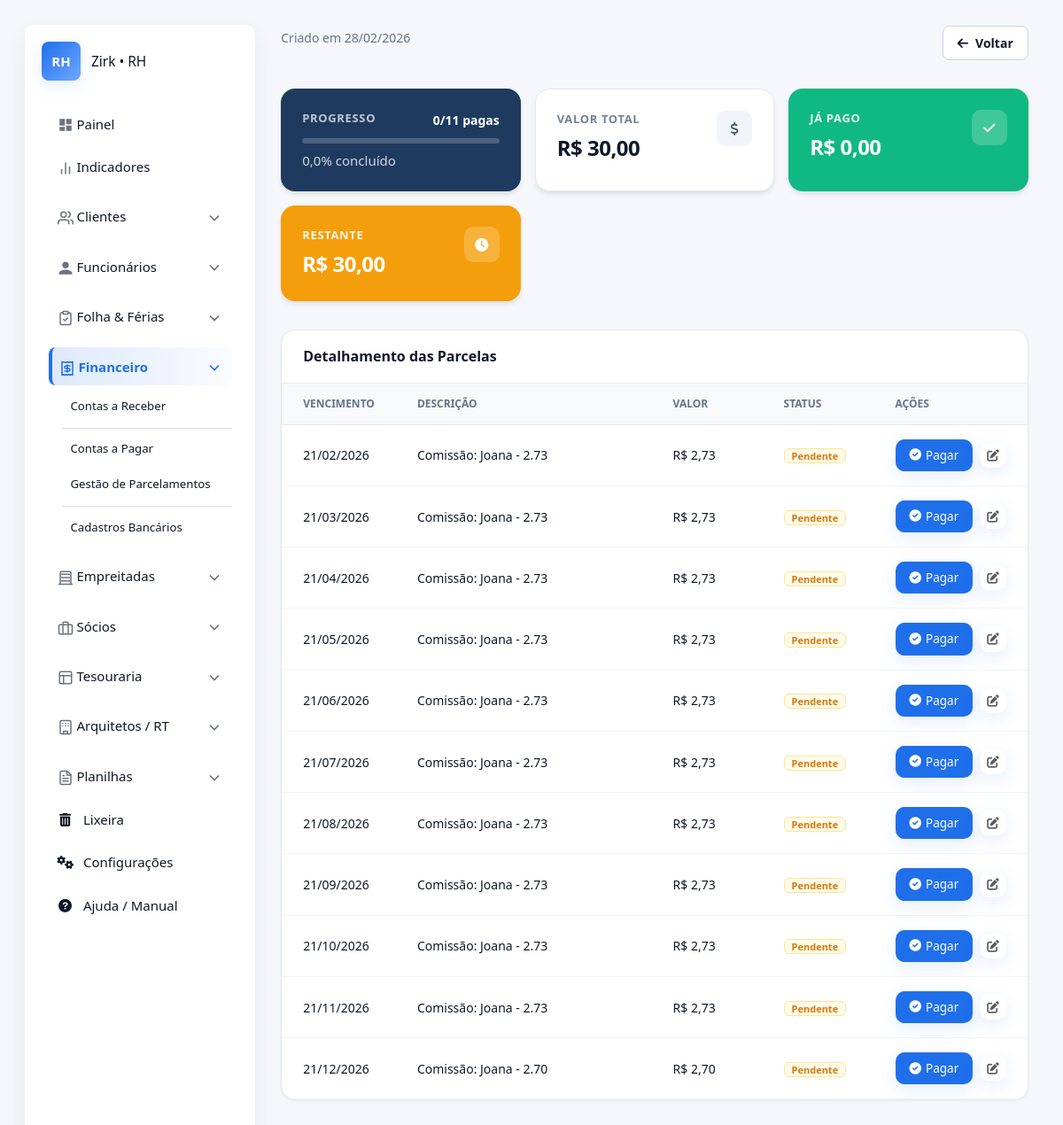
Page /pagar/parcelamentos/2/ (signed in) on the committed database.
### apps/financeiro/pagar/models.py (models this page shows, shortened)
class ParcelamentoPagar(SoftDeleteMixin):
    descricao = models.CharField(max_length=255, verbose_name="Descrição do Parcelamento")
    data_criacao = models.DateTimeField(auto_now_add=True, verbose_name="Criado em")
    valor_total_original = models.DecimalField(max_digits=12, decimal_places=2, default=Decimal('0.00'))
    qtd_parcelas = models.IntegerField(default=1)
    class Meta:
        verbose_name = "Parcelamento (A Pagar)"
        verbose_name_plural = "Gestão de Parcelamentos"
        ordering = ['-data_criacao']
    def get_related_objects(self):
        parcelas = []
        modelos_filhos = [
            'parcelas_boleto', 'parcelas_gastogeral', 'parcelas_cheque',
            'parcelas_faturacartao', 'parcelas_gastoveiculoconsorcio',
            'parcelas_gastocontabilidade', 'parcelas_gastoimovel',
            'parcelas_gastoutilidade', 'parcelas_gastogasolina',
            'parcelas_comissaoarquiteto', 'parcelas_gastoalmoco'
        ]
        for related in modelos_filhos:
            if hasattr(self, related):
                manager = getattr(self, related)
                parcelas.extend(list(manager.filter(is_deleted=False)))
        parcelas.sort(key=lambda x: x.data_vencimento if hasattr(x, 'data_vencimento') else x.data_gasto)
        return parcelas
    @property
    def resumo(self):
        parcelas = self.get_related_objects()
        total_obj = len(parcelas)
        if total_obj == 0:
            return {'pendente': 0, 'pago': 0, 'progresso': 0, 'valor_pago': 0, 'valor_aberto': 0}
        pagas = [p for p in parcelas if p.status in ['Pago', 'Recebido', 'PG', 'COM']]
        qtd_pagas = len(pagas)
        valor_pago = sum([p.get_valor_consolidado() for p in pagas])
        valor_total_atual = sum([p.get_valor_consolidado() for p in parcelas])
        valor_aberto = valor_total_atual - valor_pago
        progresso = (qtd_pagas / total_obj) * 100
        return {
            'total_parcelas': total_obj,
            'qtd_pagas': qtd_pagas,
            'qtd_pendentes': total_obj - qtd_pagas,
            'progresso': round(progresso, 1),
            'valor_pago': valor_pago,
            'valor_aberto': valor_aberto,
            'valor_total_atual': valor_total_atual
        }

class ComissaoArquiteto(SoftDeleteMixin):
    arquiteto = models.ForeignKey(Arquiteta, on_delete=models.PROTECT, verbose_name="Arquiteta")
    data_vencimento = models.DateField(verbose_name="Data de Vencimento / Previsão")
    data_pagamento = models.DateField(null=True, blank=True, verbose_name="Data do Pagamento Real")
    valor_comissao = models.DecimalField(max_digits=10, decimal_places=2, verbose_name="Valor da Comissão")
    valor_pago = models.DecimalField(max_digits=10, decimal_places=2, null=True, blank=True, verbose_name="Valor Pago Real")
    observacoes = models.TextField(null=True, blank=True, verbose_name="Observações")
    forma_pagamento = models.CharField(max_length=20, choices=FormaPagamento.choices, default=FormaPagamento.PIX, verbose_name="Forma de Pagamento")
    status = models.CharField('Status', max_length=20, choices=StatusPagamento.choices, default=StatusPagamento.PENDENTE)
    parcelamento = models.ForeignKey(
        ParcelamentoPagar,
        on_delete=models.CASCADE, # Se apagar o pai, apaga as parcelas (ou use PROTECT/SET_NULL conforme regra)
        null=True,
        blank=True,
        related_name='parcelas_%(class)s', # Ex: parcelas_boleto, parcelas_cheque
        verbose_name="Vínculo de Parcelamento"
    )
    banco_origem = models.ForeignKey(
        'receber.Banco',
        on_delete=models.SET_NULL,
        null=True,
        blank=True,
        verbose_name="Conta de Saída"
    )
    movimento_banco = models.OneToOneField(
        'receber.MovimentoBanco',
        on_delete=models.SET_NULL,
        null=True,
        blank=True,
        related_name='comissao_arquiteto_origem'
    )
    movimento_caixa = models.OneToOneField(
        'receber.CaixaDiario',
        on_delete=models.PROTECT, # Alterado para PROTECT
        null=True,
        blank=True,
        related_name='comissao_arquiteto_origem'
    )
    contrato_rt = models.ForeignKey(
        'comissionamento.ContratoRT',
        on_delete=models.PROTECT, # Alterado para PROTECT
        null=True,
        blank=True,
        related_name='comissoes_pagar',
        verbose_name="Contrato RT Vinculado"
    )
    class Meta:
        verbose_name = "Comissão de Arquiteto"
        verbose_name_plural = "Comissões de Arquitetos"
    def __str__(self):
        return f"Comissão: {self.arquiteto} - {self.valor_comissao}"
    def get_valor_consolidado(self):
        if self.status in [StatusPagamento.PAGO, 'Pago'] and self.valor_pago:
            return self.valor_pago
        return self.valor_comissao
    def get_data_consolidada(self):
        return self.data_vencimento
    def get_tipo_classe(self): return self.__class__.__name__

### apps/comissionamento/models.py (models this page shows)
class Arquiteta(SoftDeleteMixin):
    nome = models.CharField(max_length=150)
    cpf = models.CharField(max_length=14, unique=True, null=True, blank=True)
    banco = models.CharField(max_length=50, verbose_name="Banco de Pagamento")
    agencia = models.CharField(max_length=20, verbose_name="Agência")
    conta = models.CharField(max_length=50, verbose_name="Conta Bancária")
    class Meta:
        verbose_name = "Arquiteta"
        verbose_name_plural = "Arquitetas"
    def __str__(self):
        return self.nome

### apps/financeiro/pagar/views.py (the view)
# urls.py: path('parcelamentos/<int:pk>/', views.parcelamento_detail, name='parcelamento_detail'),
@login_required
def parcelamento_detail(request, pk):
    parcelamento = get_object_or_404(ParcelamentoPagar, pk=pk)
    resumo = parcelamento.resumo
    lista_parcelas = parcelamento.get_related_objects()
    return render(request, 'core/financeiro/pagar/parcelamento_detail.html', {
        'parcelamento': parcelamento,
        'resumo': resumo,
        'lista_parcelas': lista_parcelas
    })

### apps/configuracoes/context_processors.py (called while the page is built)
def configuracoes_globais(request):
    return {}

### apps/configuracoes/mixin.py (called while the page is built)
    def get_queryset(self):
        return super().get_queryset().filter(is_deleted=False)

### apps/ferias/service.py (called while the page is built, shortened)
def gerar_novo_periodo_aquisitivo(funcionario):
    if getattr(funcionario, 'is_deleted', False):
        return None
    if not hasattr(funcionario, 'dados_trabalhistas'):
        return None
    dados = funcionario.dados_trabalhistas
    data_admissao = dados.data_admissao_marcenaria or dados.data_admissao_contabilidade
    if not data_admissao:
        return None
    ultimo_periodo = funcionario.periodos_aquisitivos.order_by('-data_fim').first()
    hoje = timezone.now().date()
    data_limite_retroativa = hoje - relativedelta(years=2)
    data_inicio_calculada = None
    if not ultimo_periodo:
        data_inicio_calculada = data_admissao
    else:
        if ultimo_periodo.data_fim >= hoje:
            return None  # Período atual ainda está vigente
        data_inicio_calculada = ultimo_periodo.data_fim + timedelta(days=1)

def atualizar_todos_periodos():
    funcionarios = Funcionario.objects.all() # O SoftDeleteMixin já deve filtrar os deletados
    for func in funcionarios:
        if getattr(func, 'is_deleted', False):
            continue
        gerar_novo_periodo_aquisitivo(func)

### templates/core/financeiro/pagar/parcelamento_detail.html (shortened to what this page needs)
{% extends "core/base.html" %}
{% load static %}
{% block content %}
<div class="dash-container">
    <div class="dash-header">
        <div>
            <p class="dash-subtitle">Criado em {{ parcelamento.data_criacao|date:"d/m/Y" }}</p>
        </div>
        <div>
            <a href="{% url 'pagar:pagar_list' %}" class="btn-ghost">
                <i class="fas fa-arrow-left"></i> Voltar
            </a>
        </div>
    </div>
    <div class="top-stats-grid">
        <div class="top-card bg-blue-original" style="flex-direction: column; justify-content: center;">
            <div style="width: 100%; display: flex; justify-content: space-between; align-items: center; margin-bottom: 8px;">
                <span class="top-label" style="color: rgba(255,255,255,0.8);">Progresso</span>
                <span style="font-weight: 700; font-size: 14px;">{{ resumo.qtd_pagas }}/{{ resumo.total_parcelas }} pagas</span>
            </div>
            <div class="progress" style="width: 100%; height: 6px; background: rgba(255,255,255,0.2); border-radius: 99px; overflow: hidden;">
            </div>
            <div class="top-sub" style="color: rgba(255,255,255,0.8); margin-top: 8px;">
                {{ resumo.progresso }}% concluído
            </div>
        </div>
        <div class="top-card bg-white-card">
            <div>
                <div class="top-label" style="color: var(--slate-500);">Valor Total</div>
                <div class="top-value">R$ {{ resumo.valor_total_atual|floatformat:"2g" }}</div>
            </div>
            <div class="top-icon" style="background: var(--slate-100); color: var(--slate-600);">
                <i class="fas fa-dollar-sign"></i>
            </div>
        </div>
        <div class="top-card bg-green-original">
            <div>
                <div class="top-label">Já Pago</div>
                <div class="top-value">R$ {{ resumo.valor_pago|floatformat:"2g" }}</div>
            </div>
            <div class="top-icon" style="background: rgba(255,255,255,0.2);">
                <i class="fas fa-check"></i>
            </div>
        </div>
        <div class="top-card bg-orange-original">
            <div>
                <div class="top-label">Restante</div>
                <div class="top-value">R$ {{ resumo.valor_aberto|floatformat:"2g" }}</div>
            </div>
            <div class="top-icon" style="background: rgba(255,255,255,0.2);">
                <i class="fas fa-clock"></i>
            </div>
        </div>
    </div>
    <div class="standard-card">
        <div style="padding: 20px 24px; border-bottom: 1px solid var(--slate-200);">
            <h2 style="font-size: 16px; font-weight: 700; color: var(--slate-900); margin: 0;">Detalhamento das Parcelas</h2>
        </div>
        <div class="table-responsive">
            <table class="rh-table">
                <thead>
                    <tr>
                        <th width="15%">Vencimento</th>
                        <th width="35%">Descrição</th>
                        <th width="15%">Valor</th>
                        <th width="15%">Status</th>
                        <th width="10%">Ações</th>
                    </tr>
                </thead>
                <tbody>
        {% for p in lista_parcelas %}
            <tr>
                <td>{{ p.get_data_consolidada|date:"d/m/Y" }}</td>
                <td>{{ p }}</td>
                <td>R$ {{ p.get_valor_consolidado }}</td>
                <td>
                    {% if p.status == 'Pago' or p.status == 'PG' or p.status == 'Recebido' %}
                        <span class="badge st-pago">Pago</span>
                    {% else %}
                        <span class="badge st-pendente">Pendente</span>
                    {% endif %}
                </td>
                <td>
                    <div class="action-buttons">
                        {% if p.status != 'Pago' and p.status != 'PG' and p.status != 'Recebido' %}
                            <button onclick="openRemoteModal('{% url 'pagar:confirmar_pagamento' p.pk %}?tipo={{ p.get_tipo_classe }}')"
                               class="btn btn-sm btn-success text-white"
                               style="display: inline-flex; align-items: center; gap: 5px; font-weight: 500;"
                               title="Realizar Pagamento">
                               <i class="fas fa-check-circle"></i> Pagar
                            </button>
                        {% endif %}
                        <button onclick="openRemoteModal('{% url 'pagar:pagar_edit' p.pk %}?tipo={{ p.get_tipo_classe }}')"
                           class="btn btn-sm btn-link text-muted"
                           style="padding: 4px 8px; border: none; background: none; cursor: pointer;"
                           title="Editar Parcela">
                           <i class="fas fa-edit"></i>
                        </button>
                    </div>
                </td>
            </tr>
        {% endfor %}
        </tbody>
            </table>
        </div>
    </div>
</div>
{% endblock %}

### static/core/css/style.css (style rules this page uses)
:root { --bg: #f5f7fb; --surface: #ffffff; --surface-secondary: #f7faff; --text: #111827; --text-secondary: #4b5563; --muted: #6b7280; --primary: #1f6feb; --primary-hover: #1a5dbd; --accent: #13a38c; --danger: #e5544b; --border-color: #e5e7eb; --input-bg: #fbfcfe; --input-border: #e7edf8; --table-header-bg: #f4f4f4; --table-row-hover: #f9f9f9; --nav-hover: #F3F6FB; --shadow-color: rgba(15, 23, 42, 0.06); --shadow-primary: rgba(31, 111, 235, 0.12); --radius: 10px; --gap: 18px; font-family: Inter, system-ui, -apple-system, "Segoe UI", Roboto, "Helvetica Neue", Arial; font-size: 15px; }
* { box-sizing: border-box; }
html, body { height: 100%; margin: 0; background: var(--bg); color: var(--text); -webkit-font-smoothing: antialiased; }
a:not(.btn), a:not(.btn):link, a:not(.btn):visited, a:not(.btn):hover, a:not(.btn):active, a:not(.btn):focus { text-decoration: none !important; color: inherit !important; }
button { font: inherit; }
.btn { background: var(--primary); color: white; border: 0; padding: 8px 16px; cursor: pointer; font-weight: 600; font-size: 0.9rem; border-radius: var(--radius); box-shadow: 0 6px 20px var(--shadow-primary); transition: all 0.2s ease; }
table { width: 100%; border-collapse: collapse; font-size: 0.95rem; }
thead th { text-align: left; padding: 10px 8px; color: var(--muted); font-weight: 700; border-bottom: 1px solid var(--border-color); }
th, td { padding: 12px 20px; text-align: left; border-bottom: 1px solid var(--border-color); color: var(--text); }
th { background-color: var(--table-header-bg); }

### rows in the picture
ParcelamentoPagar: data_criacao "28/02/2026"
ComissaoArquiteto: get_data_consolidada "21/02/2026", arquiteto+valor_comissao "Comissão: Joana - 2.73", get_valor_consolidado "2,73", shows "Pendente"
ComissaoArquiteto: get_data_consolidada "21/03/2026", arquiteto+valor_comissao "Comissão: Joana - 2.73", get_valor_consolidado "2,73", shows "Pendente"
ComissaoArquiteto: get_data_consolidada "21/04/2026", arquiteto+valor_comissao "Comissão: Joana - 2.73", get_valor_consolidado "2,73", shows "Pendente"
ComissaoArquiteto: get_data_consolidada "21/05/2026", arquiteto+valor_comissao "Comissão: Joana - 2.73", get_valor_consolidado "2,73", shows "Pendente"
ComissaoArquiteto: get_data_consolidada "21/06/2026", arquiteto+valor_comissao "Comissão: Joana - 2.73", get_valor_consolidado "2,73", shows "Pendente"
ComissaoArquiteto: get_data_consolidada "21/07/2026", arquiteto+valor_comissao "Comissão: Joana - 2.73", get_valor_consolidado "2,73", shows "Pendente"
ComissaoArquiteto: get_data_consolidada "21/08/2026", arquiteto+valor_comissao "Comissão: Joana - 2.73", get_valor_consolidado "2,73", shows "Pendente"
ComissaoArquiteto: get_data_consolidada "21/09/2026", arquiteto+valor_comissao "Comissão: Joana - 2.73", get_valor_consolidado "2,73", shows "Pendente"
ComissaoArquiteto: get_data_consolidada "21/10/2026", arquiteto+valor_comissao "Comissão: Joana - 2.73", get_valor_consolidado "2,73", shows "Pendente"
ComissaoArquiteto: get_data_consolidada "21/11/2026", arquiteto+valor_comissao "Comissão: Joana - 2.73", get_valor_consolidado "2,73", shows "Pendente"
ComissaoArquiteto: get_data_consolidada "21/12/2026", arquiteto+valor_comissao "Comissão: Joana - 2.70", get_valor_consolidado "2,70", shows "Pendente"

### other values in the picture
{{ resumo.qtd_pagas }} "0"
{{ resumo.total_parcelas }} "11"
{{ resumo.progresso }} "0,0"
{{ resumo.valor_total_atual|floatformat:"2g" }} "30,00"
{{ resumo.valor_pago|floatformat:"2g" }} "0,00"
{{ resumo.valor_aberto|floatformat:"2g" }} "30,00"
